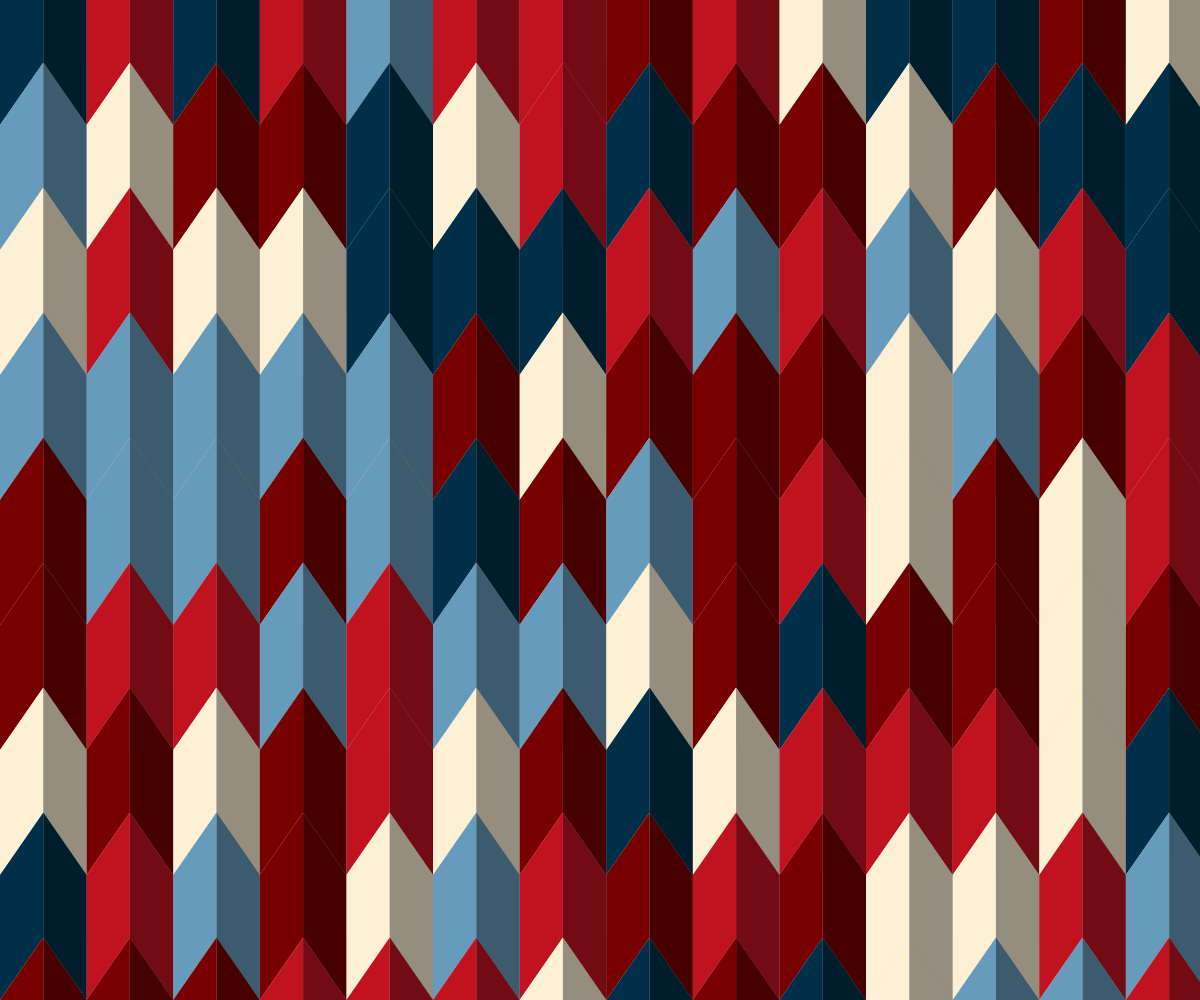
Frame 1 (no input)
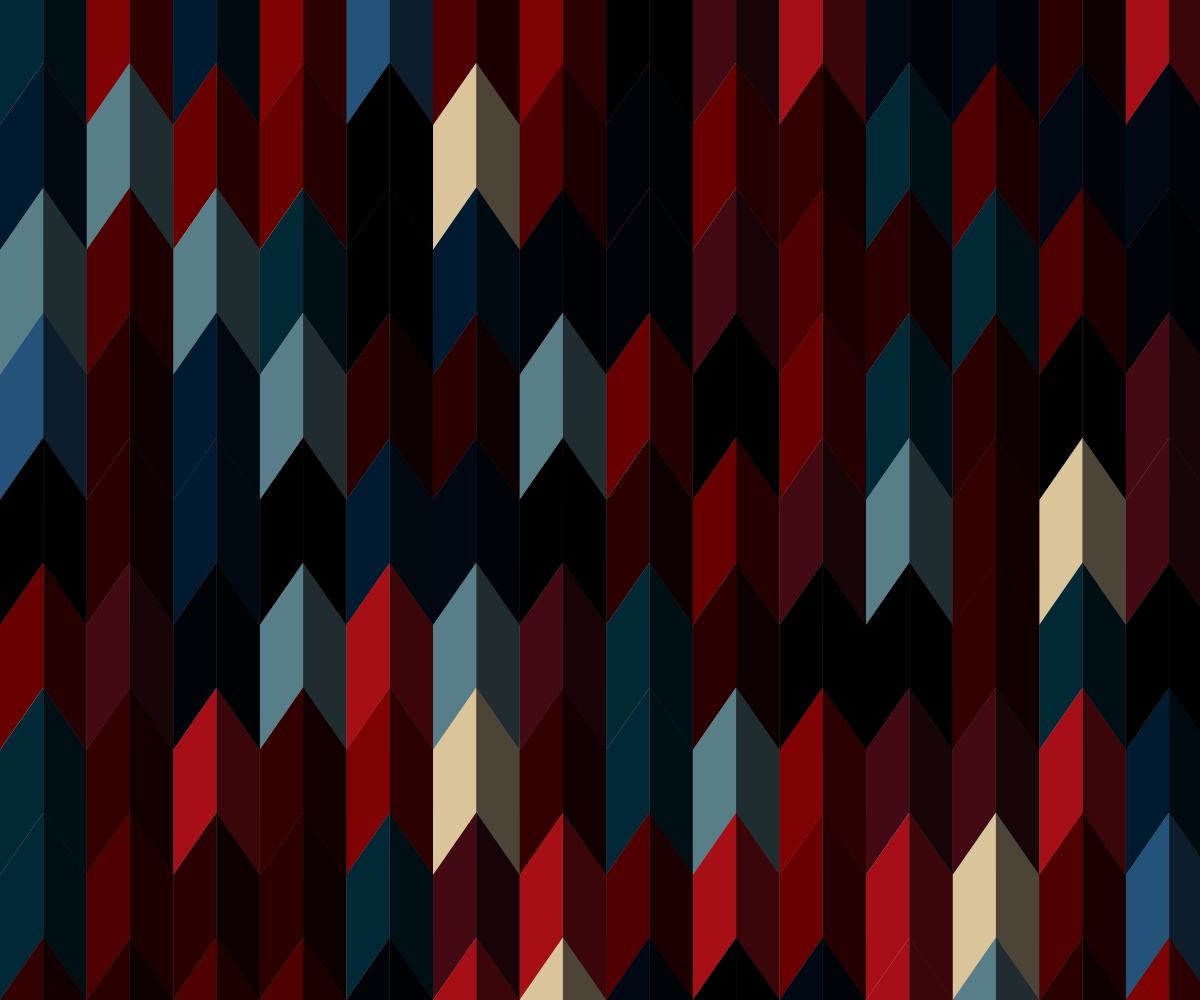
Frame 2 (the mouse pressed at the canvas centre, redrawn once)

The p5.js sketch that drew these frames (run headless with seeded random() and noise() and a simulated clock; the mouse was pressed at the canvas centre and the sketch redrawn once):

// p5.js sketch
// ── sketch.js
"use strict"

const COLORS = ["#780000", "#C1121F", "#FDF0d5", "#003049", "#669BBC"];

function setup(){
	createCanvas(windowWidth, windowHeight);
	angleMode(DEGREES);
	textAlign(CENTER, CENTER); textSize(14);
	noLoop();
	noSmooth();
}

function draw(){
	background(222);
	noStroke();

	const w = width / 24;
	const h = height / 8;
	const deg = 30;
	const pX = w * cos(deg);
	const pY = h * sin(deg);
	const rows = floor(height / h) + 1;
	const cols = floor(width / pX*2);
	for(let r=0; r<rows; r++){
		for(let c=0; c<cols; c++){
			const x = c * pX * 2 + pX;
			const y = r * h - h / 2;
			drawWing(x, y, w, h, deg);
		}
	}

	blendMode(MULTIPLY);
	fill(150);
	for(let c=0; c<cols/2; c++){
		const x = pX * c * 2 + pX;
		const y = 0;
		rect(x, y, pX, height);
	}
}

function drawWing(x, y, w, h, deg){
	fill(getColor());
	drawRhombus(x, y, w, h, deg);
	//fill(getColor());
	drawRhombus(x, y, w, h, 180-deg);
}

function drawRhombus(x, y, w, h, deg){
	const oX = w*cos(deg);
	const oY = h*sin(deg);
	push();
	translate(x, y);
	beginShape();
	vertex(0, 0);
	vertex(oX, oY);
	vertex(oX, oY+h);
	vertex(0, h);
	endShape();
	pop();
}

function getColor(){
	return COLORS[floor(random()*COLORS.length)];
}
